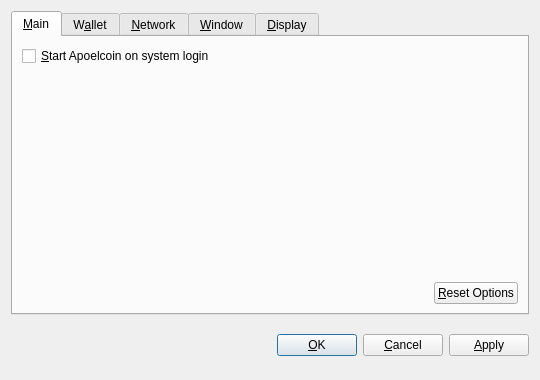
<?xml version="1.0" encoding="UTF-8"?>
<ui version="4.0">
 <class>OptionsDialog</class>
 <widget class="QDialog" name="OptionsDialog">
  <property name="geometry">
   <rect>
    <x>0</x>
    <y>0</y>
    <width>540</width>
    <height>380</height>
   </rect>
  </property>
  <property name="windowTitle">
   <string>Options</string>
  </property>
  <property name="modal">
   <bool>true</bool>
  </property>
  <layout class="QVBoxLayout" name="verticalLayout">
   <item>
    <widget class="QTabWidget" name="tabWidget">
     <property name="tabPosition">
      <enum>QTabWidget::North</enum>
     </property>
     <property name="currentIndex">
      <number>0</number>
     </property>
     <widget class="QWidget" name="tabMain">
      <attribute name="title">
       <string>&amp;Main</string>
      </attribute>
      <layout class="QVBoxLayout" name="verticalLayout_Main">
       <item>
        <widget class="QCheckBox" name="bitcoinAtStartup">
         <property name="toolTip">
          <string>Automatically start Apoelcoin after logging in to the system.</string>
         </property>
         <property name="text">
          <string>&amp;Start Apoelcoin on system login</string>
         </property>
        </widget>
       </item>
       <item>
        <spacer name="verticalSpacer_Main">
         <property name="orientation">
          <enum>Qt::Vertical</enum>
         </property>
         <property name="sizeHint" stdset="0">
          <size>
           <width>20</width>
           <height>40</height>
          </size>
         </property>
        </spacer>
       </item>
       <item>
        <layout class="QHBoxLayout" name="horizontalLayout_2_Main">
         <item>
          <spacer name="horizontalSpacer_2_Main">
           <property name="orientation">
            <enum>Qt::Horizontal</enum>
           </property>
           <property name="sizeHint" stdset="0">
            <size>
             <width>40</width>
             <height>20</height>
            </size>
           </property>
          </spacer>
         </item>
         <item>
          <widget class="QPushButton" name="resetButton">
           <property name="toolTip">
            <string>Reset all client options to default.</string>
           </property>
           <property name="text">
            <string>&amp;Reset Options</string>
           </property>
           <property name="autoDefault">
            <bool>false</bool>
           </property>
          </widget>
         </item>
        </layout>
       </item>
      </layout>
     </widget>
     <widget class="QWidget" name="tabWallet">
      <attribute name="title">
       <string>W&amp;allet</string>
      </attribute>
      <layout class="QVBoxLayout" name="verticalLayout_Network">
       <item>
        <widget class="QLabel" name="transactionFeeInfoLabel">
         <property name="text">
          <string>Optional transaction fee per kB that helps make sure your transactions are processed quickly. Most transactions are 1 kB.</string>
         </property>
         <property name="textFormat">
          <enum>Qt::PlainText</enum>
         </property>
         <property name="wordWrap">
          <bool>true</bool>
         </property>
        </widget>
       </item>
       <item>
        <layout class="QHBoxLayout" name="horizontalLayout_1_Main">
         <item>
          <widget class="QLabel" name="transactionFeeLabel">
           <property name="text">
            <string>Pay transaction &amp;fee</string>
           </property>
           <property name="textFormat">
            <enum>Qt::PlainText</enum>
           </property>
           <property name="buddy">
            <cstring>transactionFee</cstring>
           </property>
          </widget>
         </item>
         <item>
          <widget class="BitcoinAmountField" name="transactionFee"/>
         </item>
         <item>
          <spacer name="horizontalSpacer_1_Main">
           <property name="orientation">
            <enum>Qt::Horizontal</enum>
           </property>
           <property name="sizeHint" stdset="0">
            <size>
             <width>40</width>
             <height>20</height>
            </size>
           </property>
          </spacer>
         </item>
        </layout>
       </item>
       <item>
        <widget class="QLabel" name="label">
         <property name="text">
          <string>If you disable the spending of unconfirmed change, the change from a transaction cannot be used until that transaction has at least one confirmation. This also affects how your balance is computed.</string>
         </property>
         <property name="wordWrap">
          <bool>true</bool>
         </property>
        </widget>
       </item>
       <item>
        <widget class="QCheckBox" name="spendZeroConfChange">
         <property name="text">
          <string>Spend unconfirmed change  (experts only)</string>
         </property>
        </widget>
       </item>
       <item>
        <spacer name="verticalSpacer">
         <property name="orientation">
          <enum>Qt::Vertical</enum>
         </property>
         <property name="sizeHint" stdset="0">
          <size>
           <width>20</width>
           <height>40</height>
          </size>
         </property>
        </spacer>
       </item>
      </layout>
     </widget>
     <widget class="QWidget" name="tabNetwork">
      <attribute name="title">
       <string>&amp;Network</string>
      </attribute>
      <layout class="QVBoxLayout" name="verticalLayout_Network">
       <item>
        <widget class="QCheckBox" name="mapPortUpnp">
         <property name="toolTip">
          <string>Automatically open the Apoelcoin client port on the router. This only works when your router supports UPnP and it is enabled.</string>
         </property>
         <property name="text">
          <string>Map port using &amp;UPnP</string>
         </property>
        </widget>
       </item>
       <item>
        <widget class="QCheckBox" name="connectSocks">
         <property name="toolTip">
          <string>Connect to the Apoelcoin network through a SOCKS proxy (e.g. when connecting through Tor).</string>
         </property>
         <property name="text">
          <string>&amp;Connect through SOCKS proxy:</string>
         </property>
        </widget>
       </item>
       <item>
        <layout class="QHBoxLayout" name="horizontalLayout_Network">
         <item>
          <widget class="QLabel" name="proxyIpLabel">
           <property name="text">
            <string>Proxy &amp;IP:</string>
           </property>
           <property name="textFormat">
            <enum>Qt::PlainText</enum>
           </property>
           <property name="buddy">
            <cstring>proxyIp</cstring>
           </property>
          </widget>
         </item>
         <item>
          <widget class="QValidatedLineEdit" name="proxyIp">
           <property name="maximumSize">
            <size>
             <width>140</width>
             <height>16777215</height>
            </size>
           </property>
           <property name="toolTip">
            <string>IP address of the proxy (e.g. 127.0.0.1)</string>
           </property>
          </widget>
         </item>
         <item>
          <widget class="QLabel" name="proxyPortLabel">
           <property name="text">
            <string>&amp;Port:</string>
           </property>
           <property name="textFormat">
            <enum>Qt::PlainText</enum>
           </property>
           <property name="buddy">
            <cstring>proxyPort</cstring>
           </property>
          </widget>
         </item>
         <item>
          <widget class="QLineEdit" name="proxyPort">
           <property name="maximumSize">
            <size>
             <width>55</width>
             <height>16777215</height>
            </size>
           </property>
           <property name="toolTip">
            <string>Port of the proxy (e.g. 9050)</string>
           </property>
          </widget>
         </item>
         <item>
          <widget class="QLabel" name="socksVersionLabel">
           <property name="text">
            <string>SOCKS &amp;Version:</string>
           </property>
           <property name="textFormat">
            <enum>Qt::PlainText</enum>
           </property>
           <property name="buddy">
            <cstring>socksVersion</cstring>
           </property>
          </widget>
         </item>
         <item>
          <widget class="QValueComboBox" name="socksVersion">
           <property name="toolTip">
            <string>SOCKS version of the proxy (e.g. 5)</string>
           </property>
          </widget>
         </item>
         <item>
          <spacer name="horizontalSpacer_Network">
           <property name="orientation">
            <enum>Qt::Horizontal</enum>
           </property>
           <property name="sizeHint" stdset="0">
            <size>
             <width>40</width>
             <height>20</height>
            </size>
           </property>
          </spacer>
         </item>
        </layout>
       </item>
       <item>
        <spacer name="verticalSpacer_Network">
         <property name="orientation">
          <enum>Qt::Vertical</enum>
         </property>
         <property name="sizeHint" stdset="0">
          <size>
           <width>20</width>
           <height>40</height>
          </size>
         </property>
        </spacer>
       </item>
      </layout>
     </widget>
     <widget class="QWidget" name="tabWindow">
      <attribute name="title">
       <string>&amp;Window</string>
      </attribute>
      <layout class="QVBoxLayout" name="verticalLayout_Window">
       <item>
        <widget class="QCheckBox" name="minimizeToTray">
         <property name="toolTip">
          <string>Show only a tray icon after minimizing the window.</string>
         </property>
         <property name="text">
          <string>&amp;Minimize to the tray instead of the taskbar</string>
         </property>
        </widget>
       </item>
       <item>
        <widget class="QCheckBox" name="minimizeOnClose">
         <property name="toolTip">
          <string>Minimize instead of exit the application when the window is closed. When this option is enabled, the application will be closed only after selecting Quit in the menu.</string>
         </property>
         <property name="text">
          <string>M&amp;inimize on close</string>
         </property>
        </widget>
       </item>
       <item>
        <spacer name="verticalSpacer_Window">
         <property name="orientation">
          <enum>Qt::Vertical</enum>
         </property>
         <property name="sizeHint" stdset="0">
          <size>
           <width>20</width>
           <height>40</height>
          </size>
         </property>
        </spacer>
       </item>
      </layout>
     </widget>
     <widget class="QWidget" name="tabDisplay">
      <attribute name="title">
       <string>&amp;Display</string>
      </attribute>
      <layout class="QVBoxLayout" name="verticalLayout_Display">
       <item>
        <layout class="QHBoxLayout" name="horizontalLayout_1_Display">
         <item>
          <widget class="QLabel" name="langLabel">
           <property name="text">
            <string>User Interface &amp;language:</string>
           </property>
           <property name="textFormat">
            <enum>Qt::PlainText</enum>
           </property>
           <property name="buddy">
            <cstring>lang</cstring>
           </property>
          </widget>
         </item>
         <item>
          <widget class="QValueComboBox" name="lang">
           <property name="toolTip">
            <string>The user interface language can be set here. This setting will take effect after restarting Apoelcoin.</string>
           </property>
          </widget>
         </item>
        </layout>
       </item>
       <item>
        <layout class="QHBoxLayout" name="horizontalLayout_2_Display">
         <item>
          <widget class="QLabel" name="unitLabel">
           <property name="text">
            <string>&amp;Unit to show amounts in:</string>
           </property>
           <property name="textFormat">
            <enum>Qt::PlainText</enum>
           </property>
           <property name="buddy">
            <cstring>unit</cstring>
           </property>
          </widget>
         </item>
         <item>
          <widget class="QValueComboBox" name="unit">
           <property name="toolTip">
            <string>Choose the default subdivision unit to show in the interface and when sending coins.</string>
           </property>
          </widget>
         </item>
        </layout>
       </item>
       <item>
        <widget class="QCheckBox" name="displayAddresses">
         <property name="toolTip">
          <string>Whether to show Apoelcoin addresses in the transaction list or not.</string>
         </property>
         <property name="text">
          <string>&amp;Display addresses in transaction list</string>
         </property>
        </widget>
       </item>
       <item>
        <widget class="QCheckBox" name="coinControlFeatures">
         <property name="toolTip">
          <string>Whether to show coin control features or not.</string>
         </property>
         <property name="text">
          <string>Display coin &amp;control features (experts only!)</string>
         </property>
        </widget>
       </item>
       <item>
        <spacer name="verticalSpacer_Display">
         <property name="orientation">
          <enum>Qt::Vertical</enum>
         </property>
         <property name="sizeHint" stdset="0">
          <size>
           <width>20</width>
           <height>40</height>
          </size>
         </property>
        </spacer>
       </item>
      </layout>
     </widget>
    </widget>
   </item>
   <item>
    <layout class="QHBoxLayout" name="horizontalLayout_Buttons">
     <item>
      <spacer name="horizontalSpacer_1">
       <property name="orientation">
        <enum>Qt::Horizontal</enum>
       </property>
       <property name="sizeHint" stdset="0">
        <size>
         <width>40</width>
         <height>48</height>
        </size>
       </property>
      </spacer>
     </item>
     <item>
      <widget class="QLabel" name="statusLabel">
       <property name="font">
        <font>
         <weight>75</weight>
         <bold>true</bold>
        </font>
       </property>
       <property name="text">
        <string/>
       </property>
       <property name="textFormat">
        <enum>Qt::PlainText</enum>
       </property>
       <property name="wordWrap">
        <bool>true</bool>
       </property>
      </widget>
     </item>
     <item>
      <spacer name="horizontalSpacer_2">
       <property name="orientation">
        <enum>Qt::Horizontal</enum>
       </property>
       <property name="sizeHint" stdset="0">
        <size>
         <width>40</width>
         <height>48</height>
        </size>
       </property>
      </spacer>
     </item>
     <item>
      <widget class="QPushButton" name="okButton">
       <property name="text">
        <string>&amp;OK</string>
       </property>
      </widget>
     </item>
     <item>
      <widget class="QPushButton" name="cancelButton">
       <property name="text">
        <string>&amp;Cancel</string>
       </property>
       <property name="autoDefault">
        <bool>false</bool>
       </property>
      </widget>
     </item>
     <item>
      <widget class="QPushButton" name="applyButton">
       <property name="text">
        <string>&amp;Apply</string>
       </property>
       <property name="autoDefault">
        <bool>false</bool>
       </property>
      </widget>
     </item>
    </layout>
   </item>
  </layout>
 </widget>
 <customwidgets>
  <customwidget>
   <class>BitcoinAmountField</class>
   <extends>QSpinBox</extends>
   <header>bitcoinamountfield.h</header>
  </customwidget>
  <customwidget>
   <class>QValueComboBox</class>
   <extends>QComboBox</extends>
   <header>qvaluecombobox.h</header>
  </customwidget>
  <customwidget>
   <class>QValidatedLineEdit</class>
   <extends>QLineEdit</extends>
   <header>qvalidatedlineedit.h</header>
  </customwidget>
 </customwidgets>
 <resources/>
 <connections/>
</ui>
